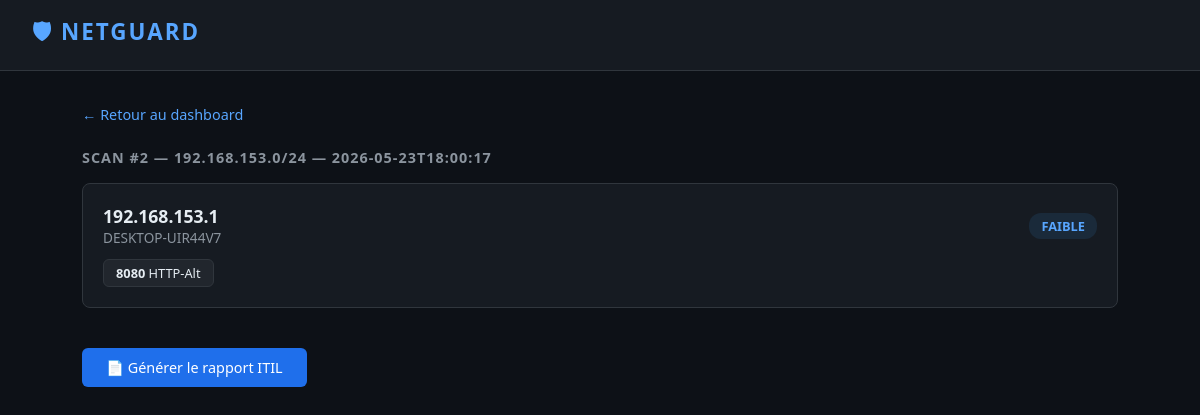
/scan/2, run on the app's committed database.
### tables this page shows
CREATE TABLE scans (
            id          INTEGER PRIMARY KEY AUTOINCREMENT,
            network     TEXT NOT NULL,
            scan_date   TEXT NOT NULL,
            total_hosts INTEGER DEFAULT 0,
            total_risks INTEGER DEFAULT 0
        );

CREATE TABLE hosts (
            id          INTEGER PRIMARY KEY AUTOINCREMENT,
            scan_id     INTEGER NOT NULL,
            ip          TEXT NOT NULL,
            hostname    TEXT,
            risk_level  TEXT,
            scan_time   TEXT,
            FOREIGN KEY (scan_id) REFERENCES scans(id)
        );

CREATE TABLE ports (
            id            INTEGER PRIMARY KEY AUTOINCREMENT,
            host_id       INTEGER NOT NULL,
            port          INTEGER NOT NULL,
            service       TEXT,
            dangerous     INTEGER DEFAULT 0,
            danger_reason TEXT,
            FOREIGN KEY (host_id) REFERENCES hosts(id)
        );

### app.py (the view)
@app.route("/scan/<int:scan_id>")
def scan_detail(scan_id):
    scan = get_scan_details(scan_id)
    return render_template("detail.html", scan=scan)

### database.py (called while the page is built)
def get_scan_details(scan_id: int) -> dict:
    conn = sqlite3.connect(DB_PATH)
    conn.row_factory = sqlite3.Row
    cursor = conn.cursor()
    cursor.execute("SELECT * FROM scans WHERE id = ?", (scan_id,))
    scan = dict(cursor.fetchone())
    cursor.execute("SELECT * FROM hosts WHERE scan_id = ?", (scan_id,))
    hosts = []
    for host_row in cursor.fetchall():
        host = dict(host_row)
        cursor.execute("SELECT * FROM ports WHERE host_id = ?", (host["id"],))
        host["ports"] = [dict(p) for p in cursor.fetchall()]
        hosts.append(host)
    scan["hosts"] = hosts
    conn.close()
    return scan

### templates/detail.html (shortened to what this page needs)
<!DOCTYPE html>
<html lang="fr">
<head>
</head>
<body>
    <header>
        <h1>🛡 NETGUARD</h1>
    </header>
    <div class="container">
        <a href="/" class="back">← Retour au dashboard</a>
        <h2>Scan #{{ scan.id }} — {{ scan.network }} — {{ scan.scan_date[:19] }}</h2>
        {% for host in scan.hosts %}
        <div class="host-card">
            <div class="host-header">
                <div>
                    <div class="host-ip">{{ host.ip }}</div>
                    <div class="host-name">{{ host.hostname }}</div>
                </div>
                <span class="badge {{ host.risk_level }}">{{ host.risk_level }}</span>
            </div>
            {% if host.ports %}
            <div class="ports">
                {% for port in host.ports %}
                <div class="port-tag {% if port.dangerous %}dangerous{% endif %}">
                    <span class="port-num">{{ port.port }}</span> {{ port.service }}
                </div>
                {% endfor %}
            </div>
            {% else %}
            <div style="color:#8b949e;font-size:0.85rem;margin-top:8px">Aucun port ouvert détecté</div>
            {% endif %}
        </div>
        {% endfor %}
        <a href="/report/{{ scan.id }}" class="report-btn">📄 Générer le rapport ITIL</a>
    </div>
</body>
</html>

### templates/detail.html (style rules this page uses)
* { margin: 0; padding: 0; box-sizing: border-box; }
body { font-family: 'Segoe UI', sans-serif; background: #0d1117; color: #e6edf3; }
header { background: #161b22; border-bottom: 1px solid #30363d; padding: 16px 32px; display: flex; align-items: center; gap: 12px; }
header h1 { font-size: 1.4rem; color: #58a6ff; letter-spacing: 2px; }
.container { max-width: 1100px; margin: 0 auto; padding: 32px; }
.back { color: #58a6ff; text-decoration: none; font-size: 0.9rem; display: inline-block; margin-bottom: 24px; }
h2 { color: #8b949e; font-size: 0.9rem; text-transform: uppercase; letter-spacing: 1px; margin-bottom: 16px; }
.host-card { background: #161b22; border: 1px solid #30363d; border-radius: 8px; padding: 20px; margin-bottom: 16px; }
.host-header { display: flex; justify-content: space-between; align-items: center; margin-bottom: 12px; }
.host-ip { font-size: 1.1rem; font-weight: bold; color: #e6edf3; }
.host-name { color: #8b949e; font-size: 0.85rem; }
.badge { display: inline-block; padding: 4px 12px; border-radius: 12px; font-size: 0.8rem; font-weight: bold; }
.FAIBLE { background: #1a2a3a; color: #58a6ff; }
.ports { display: flex; flex-wrap: wrap; gap: 8px; margin-top: 12px; }
.port-tag { padding: 4px 12px; border-radius: 6px; font-size: 0.8rem; background: #21262d; border: 1px solid #30363d; }
.port-tag .port-num { font-weight: bold; }
.report-btn { display: inline-block; margin-top: 24px; background: #1f6feb; color: white; padding: 10px 24px; border-radius: 6px; text-decoration: none; font-size: 0.9rem; }

### data on the page
scans: id "2", network "192.168.153.0/24", scan_date "2026-05-23T18:00:17"
hosts: ip "192.168.153.1", hostname "DESKTOP-UIR44V7", risk_level "FAIBLE"
ports: port "8080", service "HTTP-Alt"
